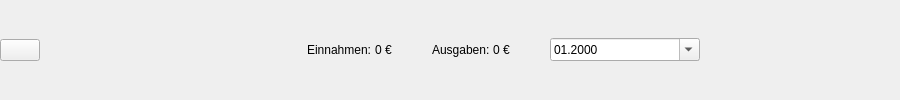
     <widget class="QWidget" name="header_widget" native="true">
      <property name="autoFillBackground">
       <bool>false</bool>
      </property>
      <layout class="QHBoxLayout" name="horizontalLayout_3">
       <property name="spacing">
        <number>0</number>
       </property>
       <property name="leftMargin">
        <number>0</number>
       </property>
       <property name="topMargin">
        <number>0</number>
       </property>
       <property name="rightMargin">
        <number>0</number>
       </property>
       <property name="bottomMargin">
        <number>0</number>
       </property>
       <item>
        <widget class="QPushButton" name="change_button">
         <property name="text">
          <string/>
         </property>
         <property name="icon">
          <iconset>
           <normaloff>../../../../PycharmProjects/ui/icon/menu-4-32.ico</normaloff>
           <normalon>../../../../PycharmProjects/ui/icon/menu-4-32.ico</normalon>../../../../PycharmProjects/ui/icon/menu-4-32.ico</iconset>
         </property>
         <property name="iconSize">
          <size>
           <width>14</width>
           <height>14</height>
          </size>
         </property>
         <property name="checkable">
          <bool>true</bool>
         </property>
         <property name="autoExclusive">
          <bool>false</bool>
         </property>
        </widget>
       </item>
       <item>
        <spacer name="horizontalSpacer">
         <property name="orientation">
          <enum>Qt::Horizontal</enum>
         </property>
         <property name="sizeHint" stdset="0">
          <size>
           <width>267</width>
           <height>20</height>
          </size>
         </property>
        </spacer>
       </item>
       <item>
        <widget class="QLabel" name="label_einnahmen">
         <property name="text">
          <string>Einnahmen: </string>
         </property>
        </widget>
       </item>
       <item>
        <widget class="QLabel" name="label_einnahmen_number">
         <property name="text">
          <string>0 €</string>
         </property>
        </widget>
       </item>
       <item>
        <spacer name="horizontalSpacer_3">
         <property name="orientation">
          <enum>Qt::Horizontal</enum>
         </property>
         <property name="sizeHint" stdset="0">
          <size>
           <width>40</width>
           <height>20</height>
          </size>
         </property>
        </spacer>
       </item>
       <item>
        <widget class="QLabel" name="label_ausgaben">
         <property name="text">
          <string>Ausgaben: </string>
         </property>
        </widget>
       </item>
       <item>
        <widget class="QLabel" name="label_ausgaben_number">
         <property name="text">
          <string>0 €</string>
         </property>
        </widget>
       </item>
       <item>
        <spacer name="horizontalSpacer_4">
         <property name="orientation">
          <enum>Qt::Horizontal</enum>
         </property>
         <property name="sizeHint" stdset="0">
          <size>
           <width>40</width>
           <height>20</height>
          </size>
         </property>
        </spacer>
       </item>
       <item>
        <widget class="QDateEdit" name="date_edit_stichtag">
         <property name="minimumSize">
          <size>
           <width>150</width>
           <height>0</height>
          </size>
         </property>
         <property name="currentSection">
          <enum>QDateTimeEdit::MonthSection</enum>
         </property>
         <property name="displayFormat">
          <string>MM.yyyy</string>
         </property>
         <property name="calendarPopup">
          <bool>true</bool>
         </property>
        </widget>
       </item>
       <item>
        <spacer name="horizontalSpacer_2">
         <property name="orientation">
          <enum>Qt::Horizontal</enum>
         </property>
         <property name="sizeHint" stdset="0">
          <size>
           <width>200</width>
           <height>20</height>
          </size>
         </property>
        </spacer>
       </item>
      </layout>
     </widget>
